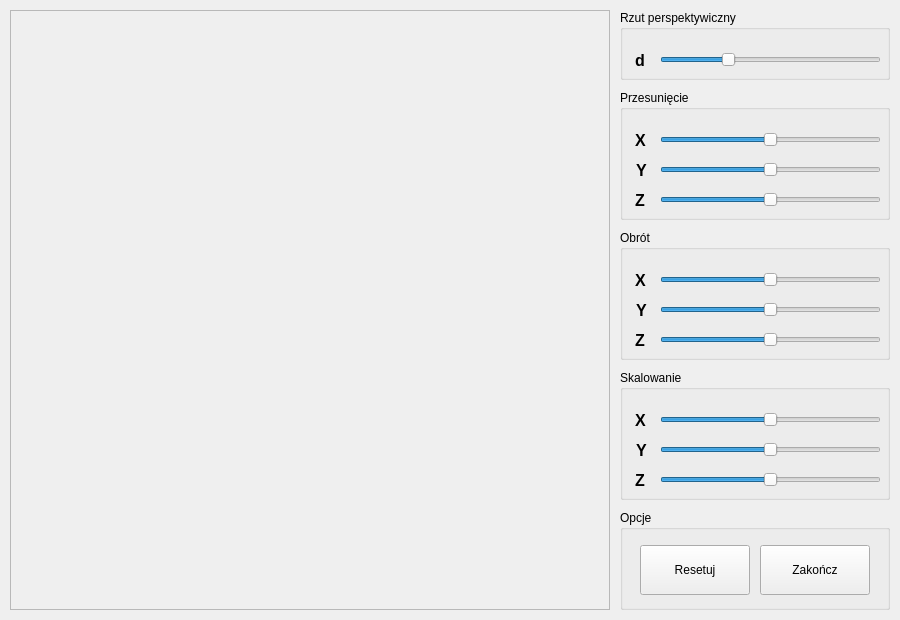
<?xml version="1.0" encoding="UTF-8"?>
<ui version="4.0">
 <class>MainWindow</class>
 <widget class="QMainWindow" name="MainWindow">
  <property name="geometry">
   <rect>
    <x>0</x>
    <y>0</y>
    <width>900</width>
    <height>620</height>
   </rect>
  </property>
  <property name="windowTitle">
   <string>PGK - Zadanie #14: Wyświetlanie powierzchni widocznych 3D</string>
  </property>
  <widget class="QWidget" name="centralwidget">
   <widget class="QFrame" name="frame">
    <property name="geometry">
     <rect>
      <x>10</x>
      <y>10</y>
      <width>600</width>
      <height>600</height>
     </rect>
    </property>
    <property name="frameShape">
     <enum>QFrame::StyledPanel</enum>
    </property>
    <property name="frameShadow">
     <enum>QFrame::Raised</enum>
    </property>
   </widget>
   <widget class="QGroupBox" name="groupBox">
    <property name="geometry">
     <rect>
      <x>620</x>
      <y>10</y>
      <width>270</width>
      <height>70</height>
     </rect>
    </property>
    <property name="title">
     <string>Rzut perspektywiczny</string>
    </property>
    <widget class="QSlider" name="distanceSlider">
     <property name="geometry">
      <rect>
       <x>40</x>
       <y>40</y>
       <width>221</width>
       <height>20</height>
      </rect>
     </property>
     <property name="minimum">
      <number>175</number>
     </property>
     <property name="maximum">
      <number>600</number>
     </property>
     <property name="value">
      <number>300</number>
     </property>
     <property name="orientation">
      <enum>Qt::Horizontal</enum>
     </property>
    </widget>
    <widget class="QLabel" name="label">
     <property name="geometry">
      <rect>
       <x>15</x>
       <y>40</y>
       <width>16</width>
       <height>20</height>
      </rect>
     </property>
     <property name="font">
      <font>
       <pointsize>12</pointsize>
       <bold>true</bold>
      </font>
     </property>
     <property name="text">
      <string>d</string>
     </property>
    </widget>
   </widget>
   <widget class="QGroupBox" name="translationGroupBox">
    <property name="geometry">
     <rect>
      <x>620</x>
      <y>90</y>
      <width>270</width>
      <height>130</height>
     </rect>
    </property>
    <property name="title">
     <string>Przesunięcie</string>
    </property>
    <widget class="QSlider" name="translationXSlider">
     <property name="geometry">
      <rect>
       <x>40</x>
       <y>40</y>
       <width>221</width>
       <height>20</height>
      </rect>
     </property>
     <property name="minimum">
      <number>-300</number>
     </property>
     <property name="maximum">
      <number>300</number>
     </property>
     <property name="orientation">
      <enum>Qt::Horizontal</enum>
     </property>
    </widget>
    <widget class="QLabel" name="label_2">
     <property name="geometry">
      <rect>
       <x>15</x>
       <y>40</y>
       <width>16</width>
       <height>20</height>
      </rect>
     </property>
     <property name="font">
      <font>
       <pointsize>12</pointsize>
       <bold>true</bold>
      </font>
     </property>
     <property name="text">
      <string>X</string>
     </property>
    </widget>
    <widget class="QLabel" name="label_3">
     <property name="geometry">
      <rect>
       <x>16</x>
       <y>70</y>
       <width>16</width>
       <height>20</height>
      </rect>
     </property>
     <property name="font">
      <font>
       <pointsize>12</pointsize>
       <bold>true</bold>
      </font>
     </property>
     <property name="text">
      <string>Y</string>
     </property>
    </widget>
    <widget class="QSlider" name="translationYSlider">
     <property name="geometry">
      <rect>
       <x>40</x>
       <y>70</y>
       <width>221</width>
       <height>20</height>
      </rect>
     </property>
     <property name="minimum">
      <number>-300</number>
     </property>
     <property name="maximum">
      <number>300</number>
     </property>
     <property name="orientation">
      <enum>Qt::Horizontal</enum>
     </property>
    </widget>
    <widget class="QSlider" name="translationZSlider">
     <property name="geometry">
      <rect>
       <x>40</x>
       <y>100</y>
       <width>221</width>
       <height>20</height>
      </rect>
     </property>
     <property name="minimum">
      <number>-100</number>
     </property>
     <property name="maximum">
      <number>100</number>
     </property>
     <property name="orientation">
      <enum>Qt::Horizontal</enum>
     </property>
    </widget>
    <widget class="QLabel" name="label_4">
     <property name="geometry">
      <rect>
       <x>15</x>
       <y>100</y>
       <width>16</width>
       <height>20</height>
      </rect>
     </property>
     <property name="font">
      <font>
       <pointsize>12</pointsize>
       <bold>true</bold>
      </font>
     </property>
     <property name="text">
      <string>Z</string>
     </property>
    </widget>
   </widget>
   <widget class="QGroupBox" name="rotationGroupBox">
    <property name="geometry">
     <rect>
      <x>620</x>
      <y>230</y>
      <width>270</width>
      <height>130</height>
     </rect>
    </property>
    <property name="title">
     <string>Obrót</string>
    </property>
    <widget class="QSlider" name="rotationXSlider">
     <property name="geometry">
      <rect>
       <x>40</x>
       <y>40</y>
       <width>221</width>
       <height>20</height>
      </rect>
     </property>
     <property name="minimum">
      <number>-180</number>
     </property>
     <property name="maximum">
      <number>180</number>
     </property>
     <property name="orientation">
      <enum>Qt::Horizontal</enum>
     </property>
    </widget>
    <widget class="QLabel" name="label_11">
     <property name="geometry">
      <rect>
       <x>15</x>
       <y>40</y>
       <width>16</width>
       <height>20</height>
      </rect>
     </property>
     <property name="font">
      <font>
       <pointsize>12</pointsize>
       <bold>true</bold>
      </font>
     </property>
     <property name="text">
      <string>X</string>
     </property>
    </widget>
    <widget class="QLabel" name="label_12">
     <property name="geometry">
      <rect>
       <x>16</x>
       <y>70</y>
       <width>16</width>
       <height>20</height>
      </rect>
     </property>
     <property name="font">
      <font>
       <pointsize>12</pointsize>
       <bold>true</bold>
      </font>
     </property>
     <property name="text">
      <string>Y</string>
     </property>
    </widget>
    <widget class="QSlider" name="rotationYSlider">
     <property name="geometry">
      <rect>
       <x>40</x>
       <y>70</y>
       <width>221</width>
       <height>20</height>
      </rect>
     </property>
     <property name="minimum">
      <number>-180</number>
     </property>
     <property name="maximum">
      <number>180</number>
     </property>
     <property name="orientation">
      <enum>Qt::Horizontal</enum>
     </property>
    </widget>
    <widget class="QSlider" name="rotationZSlider">
     <property name="geometry">
      <rect>
       <x>40</x>
       <y>100</y>
       <width>221</width>
       <height>20</height>
      </rect>
     </property>
     <property name="minimum">
      <number>-180</number>
     </property>
     <property name="maximum">
      <number>180</number>
     </property>
     <property name="orientation">
      <enum>Qt::Horizontal</enum>
     </property>
    </widget>
    <widget class="QLabel" name="label_13">
     <property name="geometry">
      <rect>
       <x>15</x>
       <y>100</y>
       <width>16</width>
       <height>20</height>
      </rect>
     </property>
     <property name="font">
      <font>
       <pointsize>12</pointsize>
       <bold>true</bold>
      </font>
     </property>
     <property name="text">
      <string>Z</string>
     </property>
    </widget>
   </widget>
   <widget class="QGroupBox" name="scalingGroupBox">
    <property name="geometry">
     <rect>
      <x>620</x>
      <y>370</y>
      <width>270</width>
      <height>130</height>
     </rect>
    </property>
    <property name="title">
     <string>Skalowanie</string>
    </property>
    <widget class="QSlider" name="scalingXSlider">
     <property name="geometry">
      <rect>
       <x>40</x>
       <y>40</y>
       <width>221</width>
       <height>20</height>
      </rect>
     </property>
     <property name="minimum">
      <number>0</number>
     </property>
     <property name="maximum">
      <number>100</number>
     </property>
     <property name="value">
      <number>50</number>
     </property>
     <property name="orientation">
      <enum>Qt::Horizontal</enum>
     </property>
    </widget>
    <widget class="QLabel" name="label_14">
     <property name="geometry">
      <rect>
       <x>15</x>
       <y>40</y>
       <width>16</width>
       <height>20</height>
      </rect>
     </property>
     <property name="font">
      <font>
       <pointsize>12</pointsize>
       <bold>true</bold>
      </font>
     </property>
     <property name="text">
      <string>X</string>
     </property>
    </widget>
    <widget class="QLabel" name="label_15">
     <property name="geometry">
      <rect>
       <x>16</x>
       <y>70</y>
       <width>16</width>
       <height>20</height>
      </rect>
     </property>
     <property name="font">
      <font>
       <pointsize>12</pointsize>
       <bold>true</bold>
      </font>
     </property>
     <property name="text">
      <string>Y</string>
     </property>
    </widget>
    <widget class="QSlider" name="scalingYSlider">
     <property name="geometry">
      <rect>
       <x>40</x>
       <y>70</y>
       <width>221</width>
       <height>20</height>
      </rect>
     </property>
     <property name="minimum">
      <number>0</number>
     </property>
     <property name="maximum">
      <number>100</number>
     </property>
     <property name="value">
      <number>50</number>
     </property>
     <property name="orientation">
      <enum>Qt::Horizontal</enum>
     </property>
    </widget>
    <widget class="QSlider" name="scalingZSlider">
     <property name="geometry">
      <rect>
       <x>40</x>
       <y>100</y>
       <width>221</width>
       <height>20</height>
      </rect>
     </property>
     <property name="minimum">
      <number>0</number>
     </property>
     <property name="maximum">
      <number>100</number>
     </property>
     <property name="value">
      <number>50</number>
     </property>
     <property name="orientation">
      <enum>Qt::Horizontal</enum>
     </property>
    </widget>
    <widget class="QLabel" name="label_16">
     <property name="geometry">
      <rect>
       <x>15</x>
       <y>100</y>
       <width>16</width>
       <height>20</height>
      </rect>
     </property>
     <property name="font">
      <font>
       <pointsize>12</pointsize>
       <bold>true</bold>
      </font>
     </property>
     <property name="text">
      <string>Z</string>
     </property>
    </widget>
   </widget>
   <widget class="QGroupBox" name="optionGroupBox">
    <property name="geometry">
     <rect>
      <x>620</x>
      <y>510</y>
      <width>270</width>
      <height>100</height>
     </rect>
    </property>
    <property name="title">
     <string>Opcje</string>
    </property>
    <widget class="QPushButton" name="resetButton">
     <property name="geometry">
      <rect>
       <x>20</x>
       <y>35</y>
       <width>110</width>
       <height>50</height>
      </rect>
     </property>
     <property name="text">
      <string>Resetuj</string>
     </property>
    </widget>
    <widget class="QPushButton" name="exitButton">
     <property name="geometry">
      <rect>
       <x>140</x>
       <y>35</y>
       <width>110</width>
       <height>50</height>
      </rect>
     </property>
     <property name="text">
      <string>Zakończ</string>
     </property>
    </widget>
   </widget>
  </widget>
 </widget>
 <resources/>
 <connections/>
</ui>
